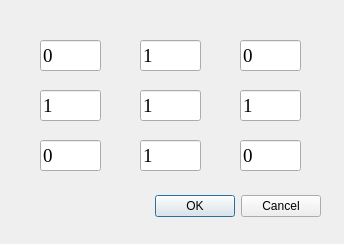
<?xml version="1.0" encoding="UTF-8"?>
<ui version="4.0">
 <class>Dialog</class>
 <widget class="QDialog" name="Dialog">
  <property name="geometry">
   <rect>
    <x>0</x>
    <y>0</y>
    <width>344</width>
    <height>244</height>
   </rect>
  </property>
  <property name="windowTitle">
   <string>Dialog</string>
  </property>
  <widget class="QDialogButtonBox" name="buttonBox">
   <property name="geometry">
    <rect>
     <x>20</x>
     <y>190</y>
     <width>301</width>
     <height>32</height>
    </rect>
   </property>
   <property name="orientation">
    <enum>Qt::Horizontal</enum>
   </property>
   <property name="standardButtons">
    <set>QDialogButtonBox::Cancel|QDialogButtonBox::Ok</set>
   </property>
  </widget>
  <widget class="QLineEdit" name="lineEdit1">
   <property name="geometry">
    <rect>
     <x>40</x>
     <y>40</y>
     <width>61</width>
     <height>31</height>
    </rect>
   </property>
   <property name="font">
    <font>
     <family>Times New Roman</family>
     <pointsize>14</pointsize>
    </font>
   </property>
   <property name="text">
    <string>0</string>
   </property>
  </widget>
  <widget class="QLineEdit" name="lineEdit2">
   <property name="geometry">
    <rect>
     <x>140</x>
     <y>40</y>
     <width>61</width>
     <height>31</height>
    </rect>
   </property>
   <property name="font">
    <font>
     <family>Times New Roman</family>
     <pointsize>14</pointsize>
    </font>
   </property>
   <property name="text">
    <string>1</string>
   </property>
  </widget>
  <widget class="QLineEdit" name="lineEdit3">
   <property name="geometry">
    <rect>
     <x>240</x>
     <y>40</y>
     <width>61</width>
     <height>31</height>
    </rect>
   </property>
   <property name="font">
    <font>
     <family>Times New Roman</family>
     <pointsize>14</pointsize>
    </font>
   </property>
   <property name="text">
    <string>0</string>
   </property>
  </widget>
  <widget class="QLineEdit" name="lineEdit4">
   <property name="geometry">
    <rect>
     <x>40</x>
     <y>90</y>
     <width>61</width>
     <height>31</height>
    </rect>
   </property>
   <property name="font">
    <font>
     <family>Times New Roman</family>
     <pointsize>14</pointsize>
    </font>
   </property>
   <property name="text">
    <string>1</string>
   </property>
  </widget>
  <widget class="QLineEdit" name="lineEdit6">
   <property name="geometry">
    <rect>
     <x>240</x>
     <y>90</y>
     <width>61</width>
     <height>31</height>
    </rect>
   </property>
   <property name="font">
    <font>
     <family>Times New Roman</family>
     <pointsize>14</pointsize>
    </font>
   </property>
   <property name="text">
    <string>1</string>
   </property>
  </widget>
  <widget class="QLineEdit" name="lineEdit5">
   <property name="geometry">
    <rect>
     <x>140</x>
     <y>90</y>
     <width>61</width>
     <height>31</height>
    </rect>
   </property>
   <property name="font">
    <font>
     <family>Times New Roman</family>
     <pointsize>14</pointsize>
    </font>
   </property>
   <property name="text">
    <string>1</string>
   </property>
  </widget>
  <widget class="QLineEdit" name="lineEdit9">
   <property name="geometry">
    <rect>
     <x>240</x>
     <y>140</y>
     <width>61</width>
     <height>31</height>
    </rect>
   </property>
   <property name="font">
    <font>
     <family>Times New Roman</family>
     <pointsize>14</pointsize>
    </font>
   </property>
   <property name="text">
    <string>0</string>
   </property>
  </widget>
  <widget class="QLineEdit" name="lineEdit7">
   <property name="geometry">
    <rect>
     <x>40</x>
     <y>140</y>
     <width>61</width>
     <height>31</height>
    </rect>
   </property>
   <property name="font">
    <font>
     <family>Times New Roman</family>
     <pointsize>14</pointsize>
    </font>
   </property>
   <property name="text">
    <string>0</string>
   </property>
  </widget>
  <widget class="QLineEdit" name="lineEdit8">
   <property name="geometry">
    <rect>
     <x>140</x>
     <y>140</y>
     <width>61</width>
     <height>31</height>
    </rect>
   </property>
   <property name="font">
    <font>
     <family>Times New Roman</family>
     <pointsize>14</pointsize>
    </font>
   </property>
   <property name="text">
    <string>1</string>
   </property>
  </widget>
 </widget>
 <resources/>
 <connections>
  <connection>
   <sender>buttonBox</sender>
   <signal>accepted()</signal>
   <receiver>Dialog</receiver>
   <slot>accept()</slot>
   <hints>
    <hint type="sourcelabel">
     <x>248</x>
     <y>254</y>
    </hint>
    <hint type="destinationlabel">
     <x>157</x>
     <y>274</y>
    </hint>
   </hints>
  </connection>
  <connection>
   <sender>buttonBox</sender>
   <signal>rejected()</signal>
   <receiver>Dialog</receiver>
   <slot>reject()</slot>
   <hints>
    <hint type="sourcelabel">
     <x>316</x>
     <y>260</y>
    </hint>
    <hint type="destinationlabel">
     <x>286</x>
     <y>274</y>
    </hint>
   </hints>
  </connection>
 </connections>
</ui>
